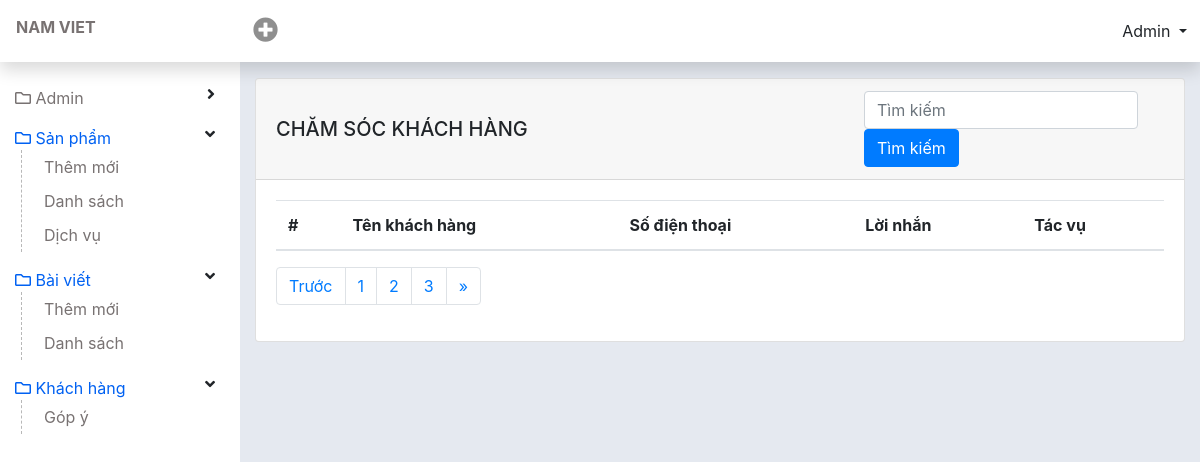
Page /admin/list-contact.php (signed in) on the earlier database version.
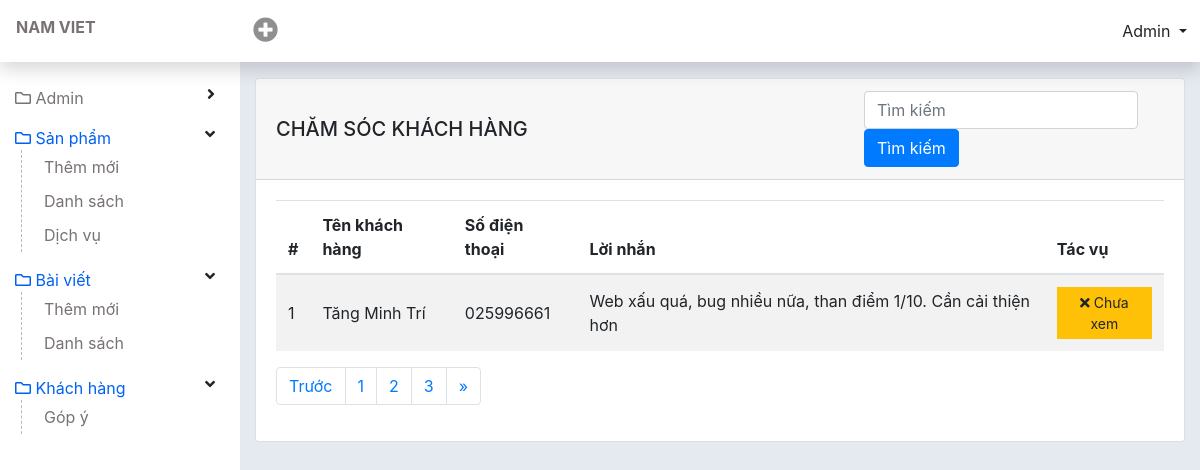
Same page on the later database version.
### tables this page shows
CREATE TABLE `tbl_contact` (
  `id` int(11) NOT NULL,
  `name` varchar(255) NOT NULL,
  `phone` varchar(11) NOT NULL,
  `message` text NOT NULL,
  `times` timestamp NOT NULL DEFAULT current_timestamp() ON UPDATE current_timestamp(),
  `status` int(11) NOT NULL DEFAULT 0
);

### lib/database.php (called while the page is built, shortened)
<?php
class Database{
  public $host   = DB_HOST;
  public $user   = DB_USER;
  public $pass   = DB_PASS;
  public $dbname = DB_NAME;
  public $link;
private function connectDB(){
  $this -> link = new mysqli($this->host, $this->user, $this->pass, $this->dbname);
    mysqli_set_charset($this->link, 'UTF8');
}
public function select($query){
  $result = $this->link->query($query) or
  die($this->link->error.__LINE__);
  if($result->num_rows > 0){
    return $result;
  } else {
    return false;
  }
}
}
?>

### classes/contact.php (called while the page is built, shortened)
<?php
    $filepath = realpath(dirname(__FILE__));
    include_once ($filepath. '/../lib/database.php');
?>
<?php
    class contact {
        private $db;
        public function __construct() {
            $this->db = new Database();
        }
        public function show_contact(){
            $query = "SELECT * FROM tbl_contact ORDER BY id DESC";
            $result = $this->db->select($query);
            return $result;
        }
    }
?>

### admin/list-contact.php (the view, shortened to what this page needs)
<?php include 'inc/header.php';?>
<?php include '../classes/category.php';?>
<?php include '../classes/contact.php';?>
<?php
  $ct = new contact();
  $ctlist = $ct -> show_contact();
?>
<div id="wp-content">
  <div id="content" class="container-fluid">
    <div class="card">
      <div class="card-header font-weight-bold d-flex justify-content-between align-items-center">
        <h5 class="m-0 ">Chăm sóc khách hàng</h5>
        <div class="form-search form-inline">
          <form action="#">
            <input type="" class="form-control form-search" placeholder="Tìm kiếm">
            <input type="submit" name="btn-search" value="Tìm kiếm" class="btn btn-primary">
          </form>
        </div>
      </div>
      <div class="card-body">
        <table class="table table-striped table-checkall">
          <thead>
            <tr>
              <th scope="col">#</th>
              <th scope="col">Tên khách hàng</th>
              <th scope="col">Số điện thoại</th>
              <th scope="col">Lời nhắn</th>
              <th scope="col">Tác vụ</th>
            </tr>
          </thead>
          <tbody>
            <?php
                if($ctlist) {
                  $i=0;
                  while($resule = $ctlist -> fetch_assoc()){
                    $i++;
              ?>
            <tr class="">
              <td><?php echo $i ?></td>
              <td><?php echo $resule['name'] ?></td>
              <td><?php echo $resule['phone'] ?></td>
              <td><?php echo $resule['message'] ?></td>
              <td>
                <?php
                $status = $resule['status'];
                if ($status == 0) {
                ?>
                <a href="?checkid=<?php echo $resule['id'] ?>&time=<?php echo $resule['times'] ?>"
                  class="btn btn-warning btn-sm rounded-0 text-black" type="button" data-toggle="tooltip"
                  onclick="return confirm('Đã xem')" data-placement="top"><i class="fas fa-times"></i></i>
                  Chưa xem</a>
                <?php } ?>
              </td>
            </tr>
            <?php } } ?>
          </tbody>
        </table>
        <nav aria-label="Page navigation example">
          <ul class="pagination">
            <li class="page-item">
              <a class="page-link" href="#" aria-label="Previous">
                <span aria-hidden="true">Trước</span>
              </a>
            </li>
            <li class="page-item"><a class="page-link" href="#">1</a></li>
            <li class="page-item"><a class="page-link" href="#">2</a></li>
            <li class="page-item"><a class="page-link" href="#">3</a></li>
            <li class="page-item">
              <a class="page-link" href="#" aria-label="Next">
                <span aria-hidden="true">&raquo;</span>
              </a>
            </li>
          </ul>
        </nav>
      </div>
    </div>
  </div>
</div>
<?php include 'inc/footer.php';?>

Differences in the rows shown:
added tbl_contact: name "Tăng Minh Trí", phone "025996661", message "Web xấu quá, bug nhiều nữa, than điểm 1/10. Cần cải thiện hơn"
